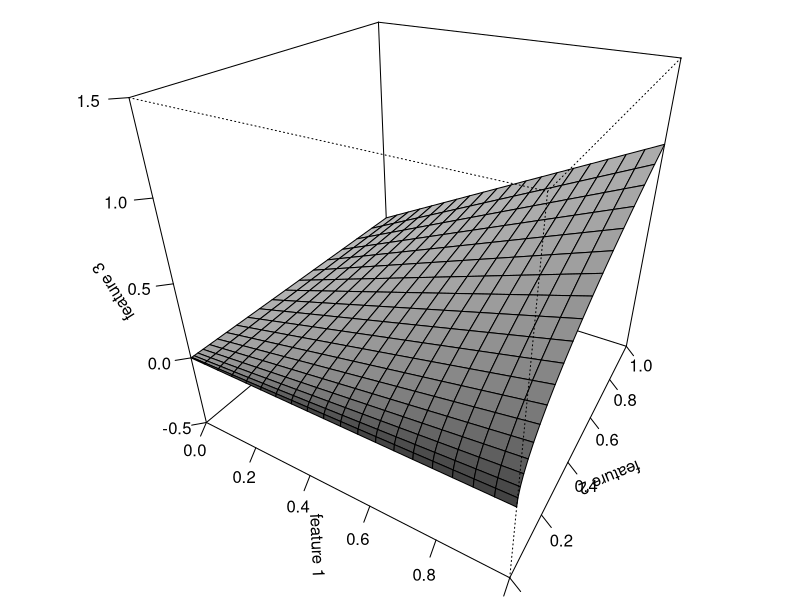
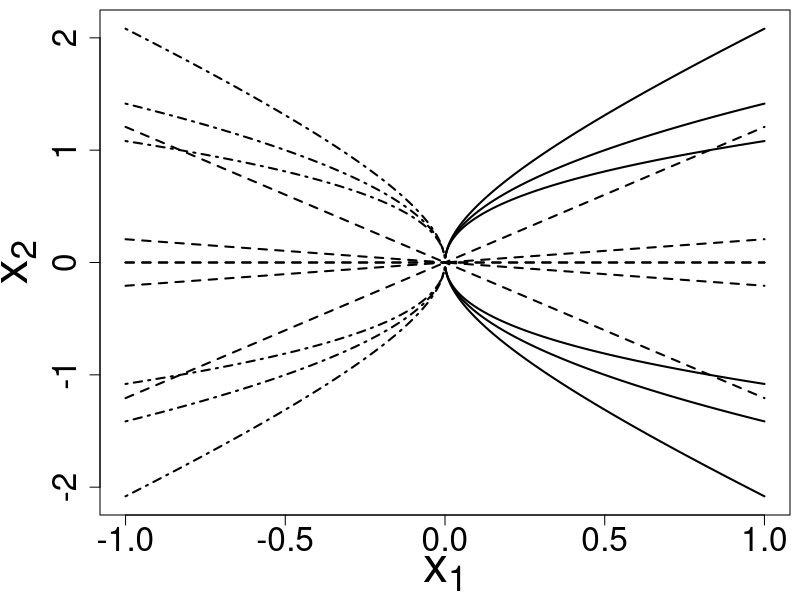

Source code (R) for these figures, in order:
###
### feature.R           depicts mapping in feature space
###
### 2000 written by Ralf Herbrich
### Microsoft Research Cambridge
###
### 2019 modified by Ralf Herbrich
### Amazon Development Center Germany
###
### (c) 2001 Microsoft Corporation. Reproduced with permission. All rights reserved.

book <- function (output='SCREEN') {

  ## this code creates the plot of the embedding of
  ## the unite square in R^2 
  N <- 20;
  
  x1 <- seq (0, 1, length=N);
  x2 <- seq (0, 1, length=N);

  X1 <- x1;
  X2 <- x2^2;
  X3 <- matrix (0, nrow=N, ncol=N);

  for (i in 1:N) {
    for (j in 1:N) {
      X3 [i,j] <- x1 [i] * x2 [j];
    }
  }

  if (output == 'PS') {
    postscript (file="feature.ps", horizontal=FALSE);
  }
  par (mai=c (0,0.1,0,0));
  palette (gray (0:256/256));
  persp (X1, X2, X3,
         box=TRUE, border=gray(0),
         scale=TRUE, shade=0.7, 
         theta=30, phi=30,
         zlim=c(-0.5, 1.5),
         xlab="feature 1", ylab="feature 2", 
         zlab="feature 3", ticktype="detailed", cex=1.2);
  readline ("Press any key for next plot");
  dev.off ();
  
  ## this code creates possible decision surfaces in the original input
  ## space

  N  <- 1000;
  X1 <- seq (-1, 1, length=N);
  W1 <- c (-1, -1, -1,  0,  0,  0, +1, +1, +1);
  W3 <- c (-1,  0, +1, -1,  0, +1, -1,  0, +1);
  n  <- length (W3);
  W2 <- rep (1, length=n);
  X2.plus  <- matrix (0, nrow=n, ncol=N);
  X2.minus <- matrix (0, nrow=n, ncol=N);

  for (i in 1:n) {
    X2.plus [i,]  <- -W3 [i]/(2 * W2 [i]) * X1 +
      sqrt (X1 * (W3 [i]^2 * X1 - 4 * W1 [i] * W2 [i])/ (2 * W2 [i]));
    X2.minus [i,] <- -W3 [i]/(2 * W2 [i]) * X1 -
      sqrt (X1 * (W3 [i]^2 * X1 - 4 * W1 [i] * W2 [i])/ (2 * W2 [i]));
  }

  xr <- range (X1);
  x2 <- c (as.vector (X2.plus), as.vector (X2.minus));
  yr <- range (x2 [!is.nan (x2)]);
 
  if (output == 'PS') {
    postscript (file="decision_surfaces.ps", horizontal=FALSE);
  }
  par (mai=c (0.85,1.0,0.1,0.1));
  plot (xr, yr, type="n", xlab=expression (x[1]), ylab=expression (x[2]),
        cex.lab=3, cex.axis=2);

  types <- c (1, 2, 4);
  for (i in 1:n) {
    lines (X1, X2.plus  [i,], lwd=2, lty=types [W1[i]+2]);
    lines (X1, X2.minus [i,], lwd=2, lty=types [W1[i]+2]);
  }
  
  readline ("Press any key for next plot");
  dev.off ();
}

book ();